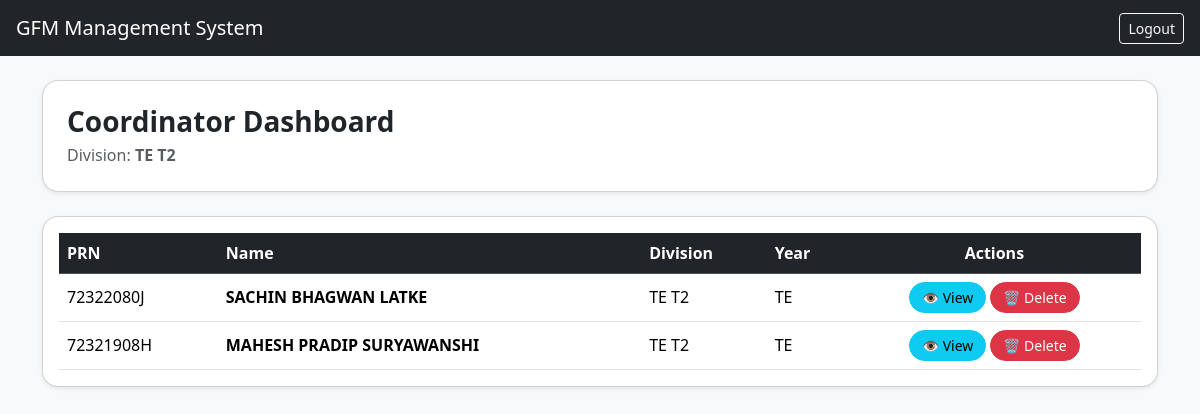
The page /coordinator/dashboard (signed in) on the database its author committed.
### models.py (models this page shows)
class Student(db.Model):
    id = db.Column(db.Integer, primary_key=True)
    prn = db.Column(db.String(20), unique=True, nullable=False)
    photo = db.Column(db.String(200))
    name = db.Column(db.String(100))
    email = db.Column(db.String(100))
    phone = db.Column(db.String(15))
    gender = db.Column(db.String(10))
    dob = db.Column(db.String(20))
    address = db.Column(db.Text)
    division = db.Column(db.String(10))
    year = db.Column(db.String(10))
    ssc_marks = db.Column(db.Float)
    hsc_marks = db.Column(db.Float)
    fe_sem1 = db.Column(db.Float)
    fe_sem2 = db.Column(db.Float)
    se_sem1 = db.Column(db.Float)
    se_sem2 = db.Column(db.Float)
    te_sem1 = db.Column(db.Float)
    te_sem2 = db.Column(db.Float)
    be_sem1 = db.Column(db.Float)
    be_sem2 = db.Column(db.Float)
    password = db.Column(db.String(200))

### auth.py (the view)
@auth_bp.route('/coordinator/dashboard')
def coordinator_dashboard():
    if session.get('user') != 'coordinator':
        return redirect('/coordinator/login')
    division = session.get('division')
    students = Student.query.filter_by(division=division).all()
    return render_template(
        'coordinator_dashboard.html',
        students=students,
        division=division
    )

### templates/coordinator_dashboard.html (shortened to what this page needs)
{% extends "base.html" %}
{% block content %}
<div class="card dash-header shadow-sm p-4 mb-4">
    <h3 class="fw-bold mb-1">
        Coordinator Dashboard
    </h3>
    <p class="text-muted mb-0">
        Division: <b>{{ division }}</b>
    </p>
</div>
<div class="card table-card shadow-sm p-3">
    <table class="table align-middle table-hover mb-0">
        <thead class="table-dark">
            <tr>
                <th>PRN</th>
                <th>Name</th>
                <th>Division</th>
                <th>Year</th>
                <th class="text-center">Actions</th>
            </tr>
        </thead>
        <tbody>
        {% for student in students %}
            <tr>
                <td>{{ student.prn }}</td>
                <td class="fw-semibold">{{ student.name }}</td>
                <td>{{ student.division }}</td>
                <td>{{ student.year }}</td>
                <td class="text-center">
                    <a href="/coordinator/view/{{ student.id }}"
                       class="btn btn-sm btn-info action-btn">
                        👁 View
                    </a>
                    <form action="/coordinator/delete/{{ student.id }}"
                          method="POST"
                          style="display:inline;"
                          onsubmit="return confirm('Delete this student?');">
                        <button class="btn btn-sm btn-danger action-btn">
                            🗑 Delete
                        </button>
                    </form>
                </td>
            </tr>
        {% endfor %}
        </tbody>
    </table>
</div>
{% endblock %}

### templates/coordinator_dashboard.html (style rules this page uses)
.dash-header { border-radius: 16px; animation: fadeUp 0.6s ease; }
.table-card { border-radius: 16px; overflow: hidden; }
table tbody tr { transition: 0.2s; }
.action-btn { border-radius: 20px; padding: 4px 12px; transition: 0.2s; }

### rows shown on the page
Student: prn "72322080J", name "SACHIN BHAGWAN LATKE", division "TE T2", year "TE"
Student: prn "72321908H", name "MAHESH PRADIP SURYAWANSHI", division "TE T2", year "TE"

### other values the page prints
{{ division }} "TE T2"
